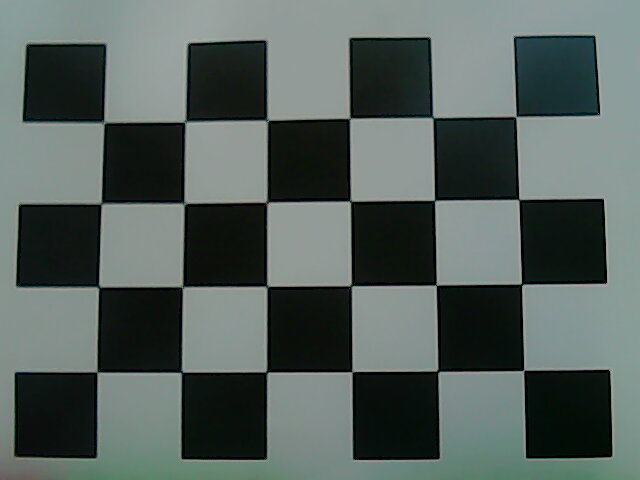
//> input picture project/img.jpg, 640 x 480 px
$ ./test1 img.jpg   (built with g++ and OpenCV 4)
//> lines starting //> are read from the running program, lines starting //| are printed output that depends on the picture; after the words box and inside, x2 and y2 are one past the last pixel; in counts of white or black regions, pixels touching at a corner belong together
//  g++ file.cpp -o m `pkg-config --cflags --libs opencv`
#include "opencv2/opencv.hpp"

#include <iostream>
#include <vector>
#include <fstream>
#include <math.h>
#define X first
#define Y second
#define show(X) cout<<#X<<" : "<<X<<endl;
#define PI 3.14159265
using namespace cv;
using namespace std;


typedef pair<int,int> point;
typedef vector< point > v_points;

v_points VP;

void test(string file_name){
//> called with file_name = "img.jpg"
	int threshold=240;
    Mat img = imread(file_name);
//> img is the input picture: 480 rows x 640 cols, CV_8UC3; mean B, G, R 93, 96.7, 85.5
    //imshow("img", img);//imagen original
    //para mejoras aplicar filtros como blur gaus ... para eliminar ruido
    //1)imagen a griz
	Mat img_gray;
    cvtColor( img, img_gray, CV_BGR2GRAY );
    //imshow("gris", img_gray);
    //2) extraer contornos
    Mat contornos;
    Canny(img_gray, contornos, threshold, threshold*2, 5, true);
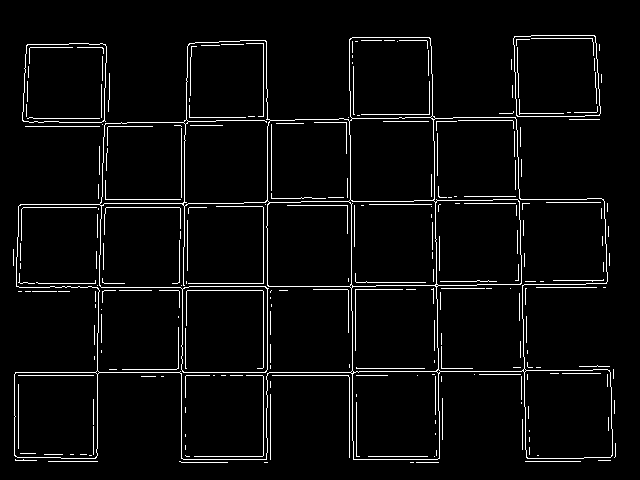
//> contornos: 480 rows x 640 cols, CV_8UC1; 4.1% white in thin lines or dots, all inside (x1, y1, x2, y2) = (13, 35, 616, 463)
    //imshow("contornos", contornos);

    //3) obtener puntos de los contornos
    vector<vector<Point> > p_contornos;
    //findContours( contours, found_contours, hierarchy, CV_RETR_EXTERNAL, CV_CHAIN_APPROX_SIMPLE, Point(0, 0) );
    findContours(contornos, p_contornos, RETR_LIST,CV_CHAIN_APPROX_NONE); //CV_CHAIN_APPROX_SIMPLE);
//> p_contornos = 266 contours, 246 with area under 20; largest, box (x1, y1, x2, y2) and area: (14, 37, 613, 460) 162762, (16, 200, 353, 460) 42712, (433, 117, 608, 372) 21557, (183, 40, 271, 207) 13146, (352, 371, 440, 460) 7587

    //guardar puntos en un vector de puntos (VP)
    for (int i = 0; i < p_contornos.size(); ++i){
    	for (int j = 0; j < p_contornos[i].size(); ++j){
    		int xx= p_contornos[i][j].x;
    		int yy= p_contornos[i][j].y;
    		VP.push_back( point(xx,yy) );//y:filas x:columnas
    	}
    }
//> after the loop, VP = 24598 items
    if( waitKey(1e2) == 27){ cout<<"OK"<<endl; }
}

// escribir puntos blancos en fichero
void print_poits(string name_only){
//> called with name_only = "img"
	int num_points=VP.size();
//> num_points = 24598
	show(num_points);
	ofstream myfile;
	myfile.open("points/"+name_only+".txt");
	for (int i = 0; i < VP.size(); ++i){
		myfile <<VP[i].X <<" "<<480-VP[i].Y<<" "<< 0 <<'\n';
	}
	myfile.close();
}


int main(int argc, char** argv){
    string n_file;
    n_file = argv[1];//campana-0.jpg
    int l = n_file.size();
    string name_only = n_file.substr(0,l-4);
    show(n_file);
    test(n_file);
    print_poits(name_only);
	return 0;
}

//cout<<VP[i].X<<" "<<VP[i].Y<<endl;
//float r = 102.0 ;
//float an = ((VP[i].X*360)/480)*PI/180;
//myfile <<r*cos(an) <<" "<<VP[i].Y<<" "<< r*sin(an) <<'\n';


/*
https://askubuntu.com/questions/856460/use-a-digital-camera-canon-as-webcam
gphoto2 --stdout --capture-movie | ffmpeg -i - -vcodec rawvideo -pix_fmt yuv420p -threads 0 -f v4l2 /dev/video1

*/
